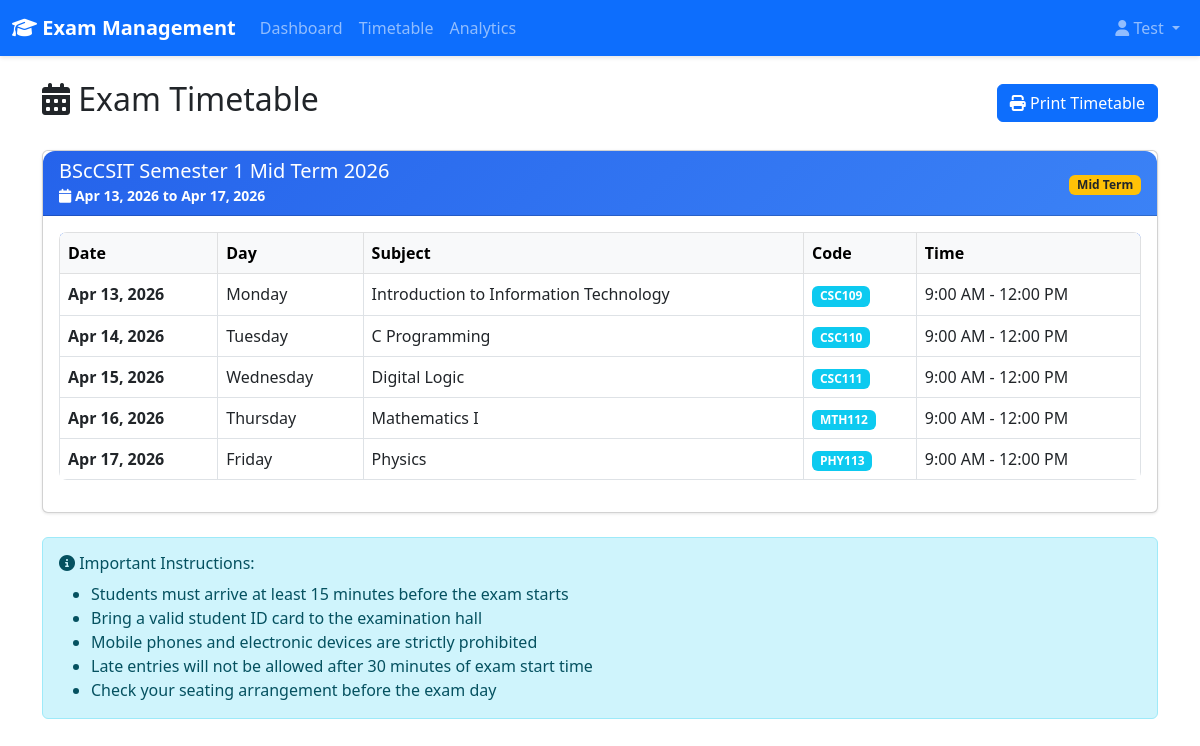
Page /timetable/ (signed in) on the committed database.
### core/models.py (models this page shows, shortened)
class ExamSchedule(models.Model):
    BRANCH_CHOICES = [
        ('BCA', 'BCA'),
        ('BScCSIT', 'BScCSIT'),
    ]
    EXAM_TYPE_CHOICES = [
        ('mid_term', 'Mid Term'),
        ('final_term', 'Final Term'),
    ]
    name = models.CharField(max_length=200)  # e.g., "BScCSIT Semester 2 Mid Term 2026"
    branch = models.CharField(max_length=20, choices=BRANCH_CHOICES)
    semester = models.IntegerField()
    exam_type = models.CharField(max_length=20, choices=EXAM_TYPE_CHOICES)
    start_date = models.DateField()
    end_date = models.DateField()
    created_at = models.DateTimeField(auto_now_add=True)
    class Meta:
        ordering = ['-created_at']

class Exam(models.Model):
    schedule = models.ForeignKey(ExamSchedule, on_delete=models.CASCADE, related_name='exams', null=True, blank=True)
    subject = models.ForeignKey(Subject, on_delete=models.CASCADE)
    date = models.DateField()
    start_time = models.TimeField()
    end_time = models.TimeField()
    class Meta:
        ordering = ['date', 'start_time']

class Subject(models.Model):
    BRANCH_CHOICES = [
        ('BCA', 'BCA'),
        ('BScCSIT', 'BScCSIT'),
    ]
    code = models.CharField(max_length=20, unique=True)
    name = models.CharField(max_length=200)
    semester = models.IntegerField()
    branch = models.CharField(max_length=20, choices=BRANCH_CHOICES, default='BScCSIT')

### core/views.py (the view)
# urls.py: path('timetable/', views.timetable, name='timetable'),
@login_required
def timetable(request):
    if request.user.is_staff:
        schedules = ExamSchedule.objects.all().prefetch_related('exams__subject')
    else:
        try:
            student = Student.objects.get(user=request.user)
            schedules = ExamSchedule.objects.filter(
                semester=student.semester,
                branch=student.branch
            ).prefetch_related('exams__subject')
        except Student.DoesNotExist:
            messages.error(request, 'Student profile not found.')
            return redirect('dashboard')
    return render(request, 'timetable.html', {'schedules': schedules})

### templates/timetable.html (shortened to what this page needs)
{% extends 'base.html' %}
{% block content %}
<div class="container mt-4">
    <div class="d-flex justify-content-between align-items-center mb-4">
        <h2><i class="fas fa-calendar-alt"></i> Exam Timetable</h2>
        <button onclick="window.print()" class="btn btn-primary">
            <i class="fas fa-print"></i> Print Timetable
        </button>
    </div>
    {% if schedules %}
        {% for schedule in schedules %}
        <div class="card mb-4">
            <div class="card-header {% if schedule.branch == 'BScCSIT' %}bg-primary{% else %}bg-success{% endif %} text-white">
                <div class="d-flex justify-content-between align-items-center">
                    <div>
                        <h5 class="mb-0">{{ schedule.name }}</h5>
                        <small><i class="fas fa-calendar"></i> {{ schedule.start_date|date:"M d, Y" }} to {{ schedule.end_date|date:"M d, Y" }}</small>
                    </div>
                    <div>
                        <span class="badge {% if schedule.exam_type == 'mid_term' %}bg-warning text-dark{% else %}bg-light text-dark{% endif %}">
                            {{ schedule.get_exam_type_display }}
                        </span>
                    </div>
                </div>
            </div>
            <div class="card-body">
                {% if schedule.exams.all %}
                <div class="table-responsive">
                    <table class="table table-hover table-bordered">
                        <thead class="table-light">
                            <tr>
                                <th>Date</th>
                                <th>Day</th>
                                <th>Subject</th>
                                <th>Code</th>
                                <th>Time</th>
                            </tr>
                        </thead>
                        <tbody>
                            {% for exam in schedule.exams.all %}
                            <tr>
                                <td><strong>{{ exam.date|date:"M d, Y" }}</strong></td>
                                <td>{{ exam.date|date:"l" }}</td>
                                <td>{{ exam.subject.name }}</td>
                                <td><span class="badge {% if schedule.branch == 'BScCSIT' %}bg-info{% else %}bg-success{% endif %}">{{ exam.subject.code }}</span></td>
                                <td>{{ exam.start_time|time:"g:i A" }} - {{ exam.end_time|time:"g:i A" }}</td>
                            </tr>
                            {% endfor %}
                        </tbody>
                    </table>
                </div>
                {% else %}
                <div class="alert alert-info">
                    No exams scheduled yet for this schedule.
                </div>
                {% endif %}
            </div>
        </div>
        {% endfor %}
        <div class="row mt-4">
            <div class="col-md-12">
                <div class="alert alert-info">
                    <h6><i class="fas fa-info-circle"></i> Important Instructions:</h6>
                    <ul class="mb-0">
                        <li>Students must arrive at least 15 minutes before the exam starts</li>
                        <li>Bring a valid student ID card to the examination hall</li>
                        <li>Mobile phones and electronic devices are strictly prohibited</li>
                        <li>Late entries will not be allowed after 30 minutes of exam start time</li>
                        <li>Check your seating arrangement before the exam day</li>
                    </ul>
                </div>
            </div>
        </div>
    {% else %}
        <div class="alert alert-warning text-center">
            <i class="fas fa-exclamation-triangle fa-3x mb-3"></i>
            <h5>No Exams Scheduled</h5>
            <p class="mb-0">There are currently no exams scheduled. Please check back later.</p>
        </div>
    {% endif %}
</div>
{% endblock %}

### templates/base.html (shortened to what this page needs)
<!DOCTYPE html>
<html lang="en">
<head>
    <link rel="stylesheet" href="/static/css/style.css">
    <link href="https://cdn.jsdelivr.net/npm/bootstrap@5.3.0/dist/css/bootstrap.min.css" rel="stylesheet">
    <link rel="stylesheet" href="https://cdnjs.cloudflare.com/ajax/libs/font-awesome/6.4.0/css/all.min.css">
</head>
<body>
    {% if user.is_authenticated %}
    <nav class="navbar navbar-expand-lg navbar-dark bg-primary">
        <div class="container-fluid">
            <a class="navbar-brand" href="{% url 'dashboard' %}">
                <i class="fas fa-graduation-cap"></i> Exam Management
            </a>
            <div class="collapse navbar-collapse" id="navbarNav">
                <ul class="navbar-nav me-auto">
                    <li class="nav-item">
                        <a class="nav-link" href="{% url 'dashboard' %}">Dashboard</a>
                    </li>
                    <li class="nav-item">
                        <a class="nav-link" href="{% url 'timetable' %}">Timetable</a>
                    </li>
                    <li class="nav-item">
                        <a class="nav-link" href="{% url 'performance_analytics' %}">Analytics</a>
                    </li>
                </ul>
                <ul class="navbar-nav">
                    <li class="nav-item dropdown">
                        <a class="nav-link dropdown-toggle" href="#" role="button" data-bs-toggle="dropdown">
                            <i class="fas fa-user"></i> {{ user.username }}
                        </a>
                    </li>
                </ul>
            </div>
        </div>
    </nav>
    {% endif %}
    <div class="container-fluid">
        {% block content %}{% endblock %}
    </div>
</body>
</html>

### core/static/css/style.css (style rules this page uses)
:root { --primary-color: #2563eb; --secondary-color: #3b82f6; --accent-color: #60a5fa; --background-color: #f8fafc; --card-background: #ffffff; --text-primary: #1e293b; --text-secondary: #64748b; --border-color: #e2e8f0; --success-color: #10b981; --danger-color: #ef4444; --warning-color: #f59e0b; }
* { margin: 0; padding: 0; box-sizing: border-box; }
body { font-family: 'Segoe UI', Tahoma, Geneva, Verdana, sans-serif; background-color: var(--background-color); color: var(--text-primary); line-height: 1.6; }
.navbar { box-shadow: 0 2px 4px rgba(0, 0, 0, 0.1); }
.navbar-brand { font-weight: 600; font-size: 1.5rem; }
.card { border: none; border-radius: 12px; box-shadow: 0 1px 3px rgba(0, 0, 0, 0.1); margin-bottom: 20px; background: var(--card-background); }
.card-header { background: linear-gradient(135deg, var(--primary-color), var(--secondary-color)); color: white; border-radius: 12px 12px 0 0 !important; padding: 1.2rem; font-weight: 600; }
.btn-primary { background: var(--primary-color); border: none; border-radius: 8px; padding: 0.6rem 1.5rem; font-weight: 500; transition: all 0.3s ease; }
.table { background: white; border-radius: 8px; overflow: hidden; }
.table thead { background: var(--primary-color); color: white; }
.badge { padding: 0.5rem 1rem; border-radius: 6px; font-weight: 500; }
.alert { border-radius: 8px; border: none; }

### rows in the picture
ExamSchedule: name "BScCSIT Semester 1 Mid Term 2026", start_date "Apr 13, 2026", end_date "Apr 17, 2026", exam_type "Mid Term"
Exam: date "Apr 13, 2026", date "Monday", subject.name "Introduction to Information Technology", subject.code "CSC109", start_time "9:00 AM", end_time "12:00 PM"
Exam: date "Apr 14, 2026", date "Tuesday", subject.name "C Programming", subject.code "CSC110", start_time "9:00 AM", end_time "12:00 PM"
Exam: date "Apr 15, 2026", date "Wednesday", subject.name "Digital Logic", subject.code "CSC111", start_time "9:00 AM", end_time "12:00 PM"
Exam: date "Apr 16, 2026", date "Thursday", subject.name "Mathematics I", subject.code "MTH112", start_time "9:00 AM", end_time "12:00 PM"
Exam: date "Apr 17, 2026", date "Friday", subject.name "Physics", subject.code "PHY113", start_time "9:00 AM", end_time "12:00 PM"

### other values in the picture
{{ user.username }} "Test"
